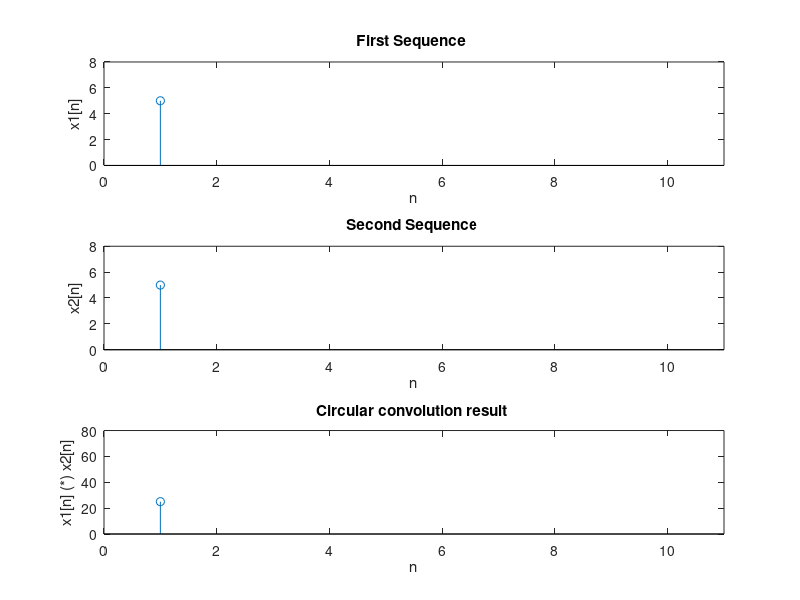

Reproduce this figure in MATLAB. (Note: this script raises an error after producing the figure.)
x=input('input the first sequence ');
y=input('input the second sequence ');
if(length(x)>length(y))
    y=[y zeros(1,length(x)-length(y))];
else
    x=[x zeros(1,length(y)-length(x))];
end
m=length(x);
w=zeros(1,m);
for j=1:m
    for i=1:j-1
            n=j-i+1; 
            w(j)=w(j)+x(i)*y(n);
    end
    w(j)=w(j)+x(j)*y(1);
    for i=j+1:m
        n=m-i+j+1;
        w(j)=w(j)+x(i)*y(n);
    end
end

subplot(311)
stem(x);
axis([0 11 0 8]);
title('First Sequence ');
xlabel('n');
ylabel('x1[n]');

subplot(312)
stem(y);
axis([0 11 0 8]);
title('Second Sequence ');
xlabel('n');
ylabel('x2[n]');

subplot(313)
stem(w);
axis([0 11 0 80]);
title('Circular convolution result ');
xlabel('n');
ylabel('x1[n] (*) x2[n]');

gtext('Noufal P 13400043');